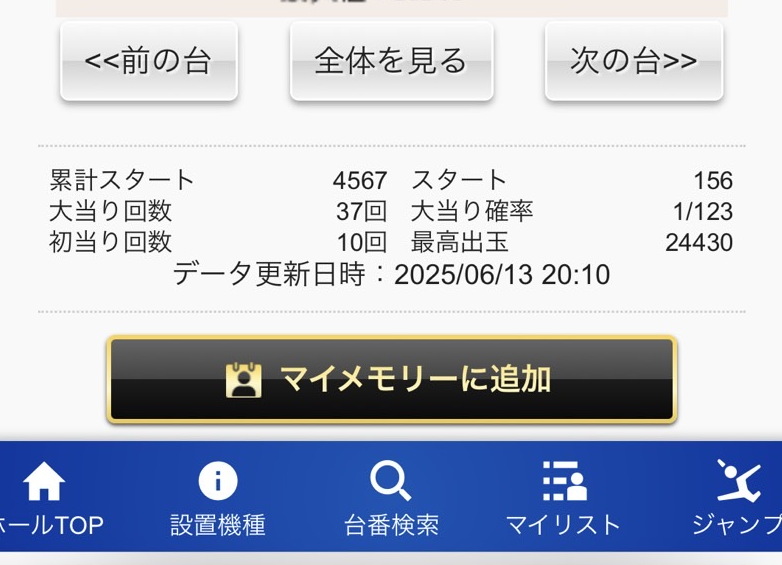
#> input picture debug_stats_region.png, 782 x 565 px
$ python -i refined_graph_cropper.py   (imports and definitions only)
#> lines starting #> are read from the running program, lines starting #| are printed output that depends on the picture; after the words box and inside, x2 and y2 are one past the last pixel; in counts of white or black regions, pixels touching at a corner belong together
#!/usr/bin/env python3
"""
既に切り抜かれた画像からグラフエリアのみを抽出
不要な部分（オレンジバー、ボタン、余白）を除去
"""

import cv2
import numpy as np
import matplotlib.pyplot as plt
from PIL import Image
import os
import json
from datetime import datetime
import pandas as pd

class RefinedGraphCropper:
    """既存の切り抜き画像をさらに精製するクラス"""

    def __init__(self, input_dir="graphs/perfect_pipeline/cropped", output_dir="graphs/refined_graph"):
#> called with input_dir = 'graphs/perfect_pipeline/cropped', output_dir = 'graphs/refined_graph'
        self.input_dir = input_dir
        self.output_dir = output_dir
        self.cropped_dir = os.path.join(output_dir, "cropped")
        self.data_dir = os.path.join(output_dir, "extracted_data")
        self.report_dir = os.path.join(output_dir, "reports")

        # 出力ディレクトリを作成
        for dir_path in [self.output_dir, self.cropped_dir, self.data_dir, self.report_dir]:
            os.makedirs(dir_path, exist_ok=True)

    def refine_crop(self, image_path):
        """既存の切り抜き画像をさらに精製"""
#> called with image_path = 'debug_stats_region.png'
        print(f"\n精製処理: {os.path.basename(image_path)}")

        img = cv2.imread(image_path)
#> img is the input picture: shape (565, 782, 3); mean B, G, R 203.8, 188.1, 181.5
        if img is None:
            print(f"エラー: 画像を読み込めません: {image_path}")
            return None, None

        height, width = img.shape[:2]
        print(f"入力サイズ: {width}x{height}")
#| 入力サイズ: 782x565

        # 1. オレンジバーを除去（上部）
        hsv = cv2.cvtColor(img, cv2.COLOR_BGR2HSV)
#> hsv: shape (565, 782, 3); mean H, S, V 32.4, 43.8, 206.5

        # オレンジ色検出
        orange_mask = cv2.inRange(hsv, np.array([10, 100, 100]), np.array([30, 255, 255]))
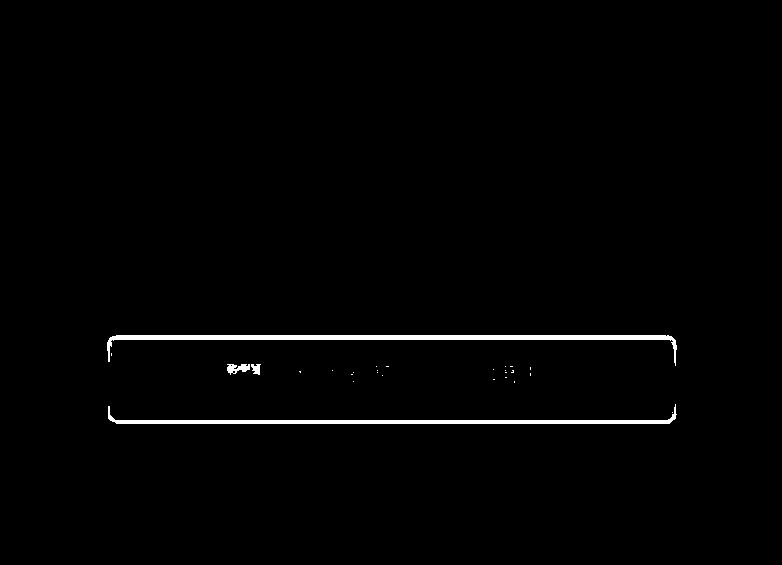
#> orange_mask: shape (565, 782); 1.3% white; 27 white regions (23 under 20 px), largest, box (x1, y1, x2, y2) and area: (107, 335, 677, 366) 2941, (108, 404, 677, 424) 2323, (227, 364, 250, 375) 154, (251, 364, 261, 375) 73

        # オレンジバーの下端を見つける
        orange_bottom = 0
        horizontal_projection = np.sum(orange_mask, axis=1)
#> horizontal_projection = 565 values, max 144330 at index 339, min 0 at index 0, mean 2498.5
        for y in range(height):
            if horizontal_projection[y] > width * 0.5:  # 行の50%以上がオレンジ
                orange_bottom = max(orange_bottom, y)

        if orange_bottom > 0:
            orange_bottom += 5  # 少し余裕を持たせる

        # 2. ボタンエリアを除去（下部）
        gray = cv2.cvtColor(img, cv2.COLOR_BGR2GRAY)
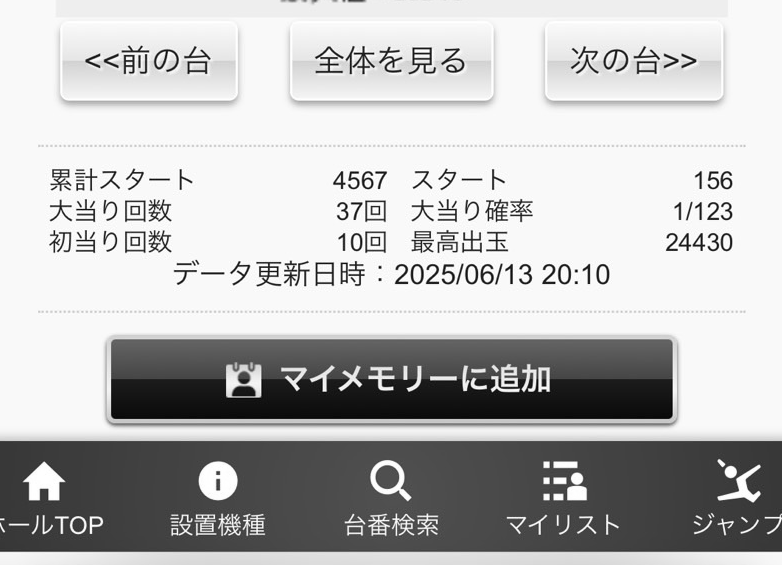
#> gray: shape (565, 782); min 2, max 255, mean 187.9

        # 下から上に向かってボタンを探す
        button_top = height
        for y in range(height-1, height//2, -1):  # 下半分を探索
            row = gray[y, :]
            # ボタンの特徴：明るい値（200以上）が一定幅続く
            bright_pixels = np.sum(row > 200)
            if bright_pixels > width * 0.3:  # 行の30%以上が明るい
                button_top = y - 5  # 少し余裕を持たせる
                break
#> this loop made 1 pass
#> bright_pixels on pass 1: 782

        # 「最大値」テキスト領域も除去対象
        # 下部20%エリアでテキスト領域を探す
        bottom_20_percent = int(height * 0.8)
        if button_top > bottom_20_percent:
            button_top = bottom_20_percent

        # 3. 左右の余白を除去
        # グラフエリア（オレンジバー下からボタン上まで）で分析
        graph_region = img[orange_bottom:button_top, :]

        if graph_region.shape[0] > 10:  # 十分な高さがある場合
            graph_gray = cv2.cvtColor(graph_region, cv2.COLOR_BGR2GRAY)

            # 各列の標準偏差を計算（グラフ線がある部分は変動が大きい）
            col_std = np.std(graph_gray, axis=0)
#> col_std = 782 values, max 87.12 at index 0, min 75.66 at index 373, mean 80.74

            # 閾値設定（平均の30%）
            threshold = np.mean(col_std) * 0.3
#> threshold = 24.22

            # 左端を探す
            left_boundary = 0
            for x in range(width):
                if col_std[x] > threshold:
                    left_boundary = max(0, x - 5)
                    break

            # 右端を探す
            right_boundary = width
            for x in range(width-1, -1, -1):
                if col_std[x] > threshold:
                    right_boundary = min(width, x + 5)
                    break
        else:
            # フォールバック：元の10%マージン
            left_boundary = int(width * 0.05)
            right_boundary = int(width * 0.95)

        # 4. 最終的な切り抜き実行
        final_top = max(0, orange_bottom)
        final_bottom = min(height, button_top)
        final_left = max(0, left_boundary)
        final_right = min(width, right_boundary)

        print(f"精製境界: top={final_top}, bottom={final_bottom}, "
              f"left={final_left}, right={final_right}")
#| 精製境界: top=428, bottom=452, left=0, right=782

        if final_bottom <= final_top or final_right <= final_left:
            print("エラー: 無効な境界")
            return None, None

        refined = img[final_top:final_bottom, final_left:final_right]

        refined_info = {
            'original_size': (width, height),
            'orange_bottom': orange_bottom,
            'button_top': button_top,
            'left_boundary': left_boundary,
            'right_boundary': right_boundary,
            'final_top': final_top,
            'final_bottom': final_bottom,
            'final_left': final_left,
            'final_right': final_right,
            'refined_size': (refined.shape[1], refined.shape[0])
        }

        print(f"精製後サイズ: {refined.shape[1]}x{refined.shape[0]}")
#| 精製後サイズ: 782x24
#> in process_image, `refined, refined_info = self.refine_crop(image_path)`: refined_info = 10 items

        return refined, refined_info

    def extract_graph_data(self, refined_img):
        """精製されたグラフからデータを抽出"""
        if refined_img is None:
            return None, None

        height, width = refined_img.shape[:2]

        # ゼロライン位置を推定（グラフの約60%位置）
        zero_y = int(height * 0.6)

        # HSV変換
        hsv = cv2.cvtColor(refined_img, cv2.COLOR_BGR2HSV)

        # 複数の色範囲でグラフ線を検出
        color_ranges = [
            # ピンク
            ((150, 50, 50), (180, 255, 255)),
            ((140, 30, 100), (170, 255, 255)),
            # 青
            ((100, 50, 50), (130, 255, 255)),
            ((90, 30, 100), (120, 255, 255)),
            # オレンジ/赤
            ((0, 50, 50), (20, 255, 255)),
            ((160, 50, 50), (180, 255, 255)),
        ]

        # 全色の統合マスク
        combined_mask = np.zeros((height, width), dtype=np.uint8)
        color_counts = {}

        for i, (lower, upper) in enumerate(color_ranges):
            mask = cv2.inRange(hsv, np.array(lower), np.array(upper))
            combined_mask = cv2.bitwise_or(combined_mask, mask)
            color_counts[i] = np.sum(mask)
#> after the loop, color_counts = {0: 0, 1: 0, 2: 2392920, 3: 2392920, 4: 0, 5: 0}

        # 最も多い色を判定
        dominant_color_idx = max(color_counts, key=color_counts.get)
#> dominant_color_idx = 2
        if dominant_color_idx < 2:
            graph_color = "pink"
        elif dominant_color_idx < 4:
            graph_color = "blue"
        else:
            graph_color = "orange"

        # ノイズ除去
        kernel = np.ones((3, 3), np.uint8)
        mask_cleaned = cv2.morphologyEx(combined_mask, cv2.MORPH_CLOSE, kernel)
        mask_cleaned = cv2.morphologyEx(mask_cleaned, cv2.MORPH_OPEN, kernel)

        # データポイント抽出
        data_points = []
        for x in range(width):
            column = mask_cleaned[:, x]
            graph_pixels = np.where(column > 0)[0]

            if len(graph_pixels) > 0:
                # 複数のピクセルがある場合は中央値を使用
                y_pixel = int(np.median(graph_pixels))

                # Y座標を実際の値に変換（ゼロライン基準）
                pixels_from_zero = zero_y - y_pixel

                # スケーリング（±30000の範囲）
                if y_pixel < zero_y:
                    # 正の値
                    y_value = pixels_from_zero * (30000 / zero_y)
                else:
                    # 負の値
                    y_value = pixels_from_zero * (30000 / (height - zero_y))

                data_points.append({
                    'x': x,
                    'y_pixel': y_pixel,
                    'y_value': y_value
                })
#> after the loop, data_points = 782 items

        return data_points, graph_color

    def process_image(self, image_path):
        """単一画像を処理"""
        base_name = os.path.splitext(os.path.basename(image_path))[0]
        # _perfectを除去
        if base_name.endswith('_perfect'):
            base_name = base_name[:-8]

        # 1. 精製切り抜き
        refined, refined_info = self.refine_crop(image_path)

        if refined is None:
            return None

        # 精製画像を保存
        refined_path = os.path.join(self.cropped_dir, f"{base_name}_refined.png")
        cv2.imwrite(refined_path, refined)

        # 2. データ抽出
        data_points, graph_color = self.extract_graph_data(refined)
#> data_points = 782 items; graph_color = 'blue'

        if not data_points:
            print("警告: データポイントが検出されませんでした")
            # それでも画像は保存する
            return {
                'file_name': base_name,
                'refined_info': refined_info,
                'graph_color': 'unknown',
                'data_points': 0
            }

        # データをCSVに保存
        df = pd.DataFrame(data_points)
#> df = table of 782 rows and 3 columns
        csv_path = os.path.join(self.data_dir, f"{base_name}_data.csv")
        df.to_csv(csv_path, index=False)

        # 統計情報
        y_values = [p['y_value'] for p in data_points]
#> y_values = 782 values from -9000 to -9000
        stats = {
            'file_name': base_name,
            'refined_info': refined_info,
            'graph_color': graph_color,
            'min_value': min(y_values) if y_values else 0,
            'max_value': max(y_values) if y_values else 0,
            'final_value': y_values[-1] if y_values else 0,
            'mean_value': np.mean(y_values) if y_values else 0,
            'data_points': len(data_points)
        }

        # 可視化
        self.visualize_results(refined, data_points, stats, base_name)

        return stats

    def visualize_results(self, img, data_points, stats, base_name):
        """結果を可視化"""
#> called with img = array of shape (24, 782, 3), base_name = 'debug_stats_region'
        fig, axes = plt.subplots(1, 2, figsize=(12, 5))

        # 1. 精製画像
        axes[0].imshow(cv2.cvtColor(img, cv2.COLOR_BGR2RGB))
        axes[0].set_title(f'Refined Graph ({img.shape[1]}x{img.shape[0]})')
        axes[0].axis('off')

        # 2. 抽出データ
        if data_points:
            x_values = [p['x'] for p in data_points]
#> x_values = 782 values from 0 to 781
            y_values = [p['y_value'] for p in data_points]
#> y_values = 782 values from -9000 to -9000

            color_map = {'pink': 'hotpink', 'blue': 'blue', 'orange': 'orange', 'unknown': 'gray'}
            color = color_map.get(stats['graph_color'], 'gray')
#> color = 'blue'

            axes[1].plot(x_values, y_values, color=color, linewidth=2)
            axes[1].set_title(f'Extracted Data ({stats["graph_color"]})')
            axes[1].set_xlabel('X Position')
            axes[1].set_ylabel('Value')
            axes[1].grid(True, alpha=0.3)
            axes[1].axhline(y=0, color='red', linestyle='--', alpha=0.5)
            axes[1].set_ylim(-35000, 35000)

            # 統計情報
            stats_text = f"Max: {stats['max_value']:.0f}\nFinal: {stats['final_value']:.0f}"
            axes[1].text(0.02, 0.98, stats_text, transform=axes[1].transAxes,
                        verticalalignment='top', bbox=dict(boxstyle='round', facecolor='wheat', alpha=0.5))
        else:
            axes[1].text(0.5, 0.5, 'No Data Points Detected',
                        horizontalalignment='center', verticalalignment='center',
                        transform=axes[1].transAxes, fontsize=16)
            axes[1].set_title('No Data Extracted')

        plt.suptitle(f'Refined Graph Cropper: {base_name}')
        plt.tight_layout()

        viz_path = os.path.join(self.report_dir, f"{base_name}_visualization.png")
        plt.savefig(viz_path, dpi=150, bbox_inches='tight')
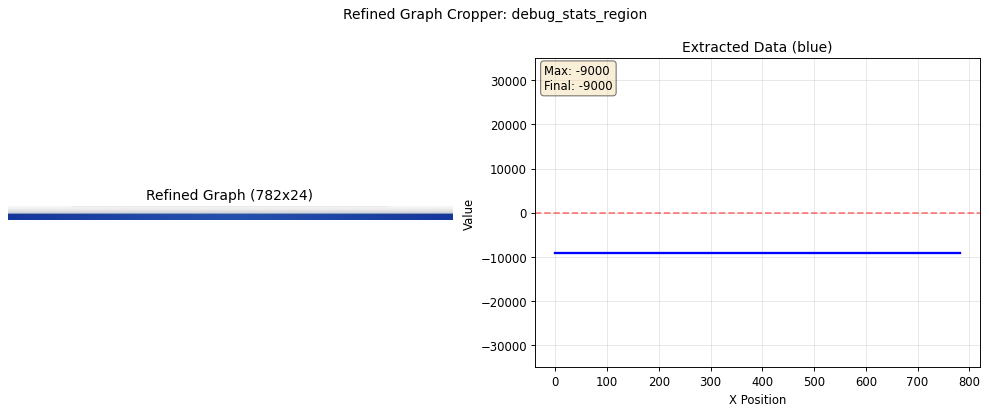
#> figure drawn by matplotlib, 2 panels
        plt.close()

    # [92 lines left out: functions process_all, generate_summary, main, not called in this run]

# [2 lines not run here, left out]

>>> result = RefinedGraphCropper().process_image('debug_stats_region.png')
#> result = 8 items

$ run again, on integrated_analysis_S__78209128.png
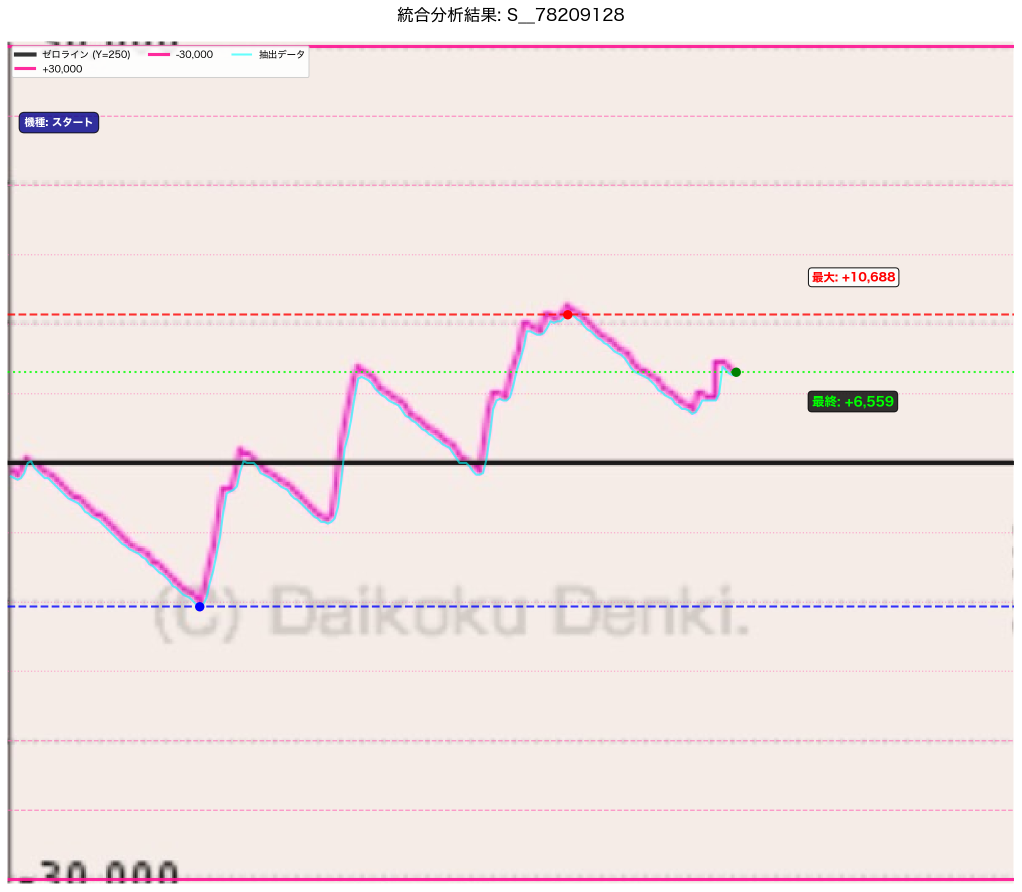
#> input picture integrated_analysis_S__78209128.png, 2043 x 1784 px (shown at 1/2 size)
#> in refine_crop, img is the input picture: shape (1784, 2043, 3); mean B, G, R 228.2, 229.9, 241.1
#| 入力サイズ: 2043x1784
#> orange_mask: shape (1784, 2043); every value is 0
#> horizontal_projection = 1784 values from 0 to 0
#> the loop in refine_crop, `for y in range(height-1, height//2, -1):` made 1 pass
#> bright_pixels on pass 1: 2043
#> col_std = 2043 values, max 49.68 at index 1616, min 0 at index 0, mean 27.06
#> threshold = 8.12
#| 精製境界: top=0, bottom=1427, left=10, right=2032
#| 精製後サイズ: 2022x1427
#> refined_info = 10 items
#> after the loop in extract_graph_data, `for i, (lower, upper) in enumerate(color_ranges):`:
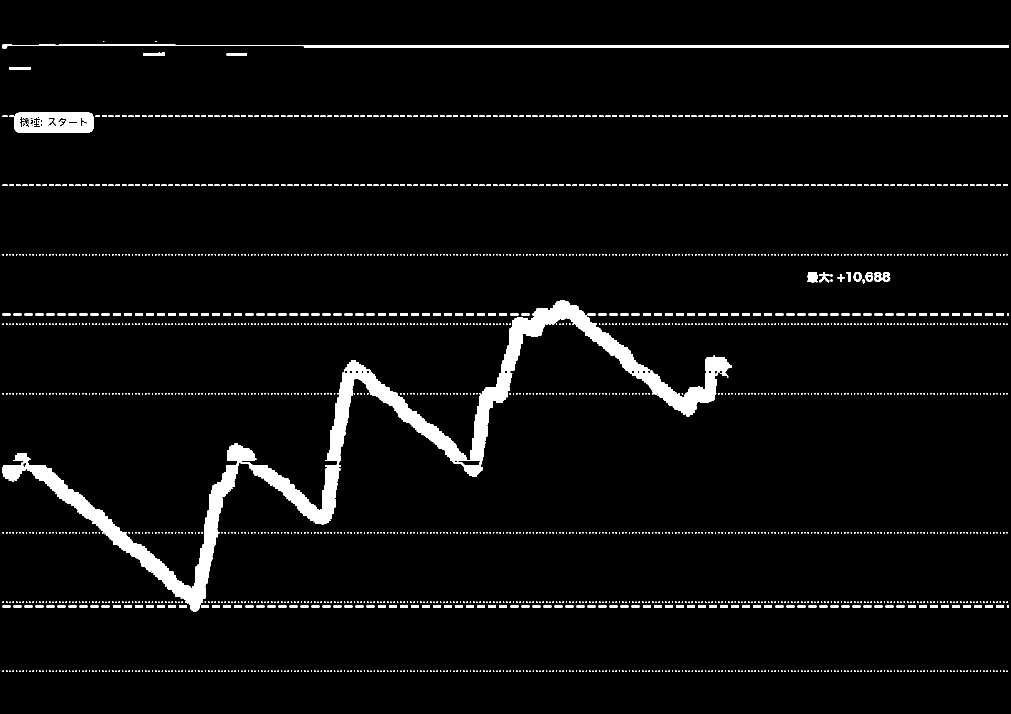
#> combined_mask: shape (1427, 2022) (shown at 1/2 size); 4% white; 2244 white regions (1760 under 20 px), largest, box (x1, y1, x2, y2) and area: (5, 600, 1464, 1223) 66538, (5, 89, 2018, 97) 9406, (29, 225, 187, 265) 5349
#> after the loop in extract_graph_data, `for i, (lower, upper) in enumerate(color_ranges):`: color_counts = {0: 18862860, 1: 21855285, 2: 3129360, 3: 4385235, 4: 1881900, 5: 9105030}
#> dominant_color_idx = 1
#> the loop in extract_graph_data, `for x in range(width):` made 2022 passes
#> (y_pixel, pixels_from_zero, y_value) on passes 6 to 13: (788, 68, 2383.2), (788, 68, 2383.2), (933, -77, -4045.5), (933, -77, -4045.5), (933, -77, -4045.5), (936, -80, -4203.2), (936, -80, -4203.2), (936, -80, -4203.2)
#> after the loop in extract_graph_data, `for x in range(width):`: data_points = 2013 items
#> in process_image, `data_points, graph_color = self.extract_graph_data(refined)`: graph_color = 'pink'
#> df = table of 2013 rows and 3 columns
#> in process_image, `y_values = [p['y_value'] for p in data_points]`: y_values = 2013 values, max 26775.7 at index 1495, min -17810.9 at index 381, mean 3718.4
#> x_values = 2013 values from 5 to 2017
#> color = 'hotpink'
#> in visualize_results, `plt.savefig(viz_path, dpi=150, bbox_inches='tight')`:
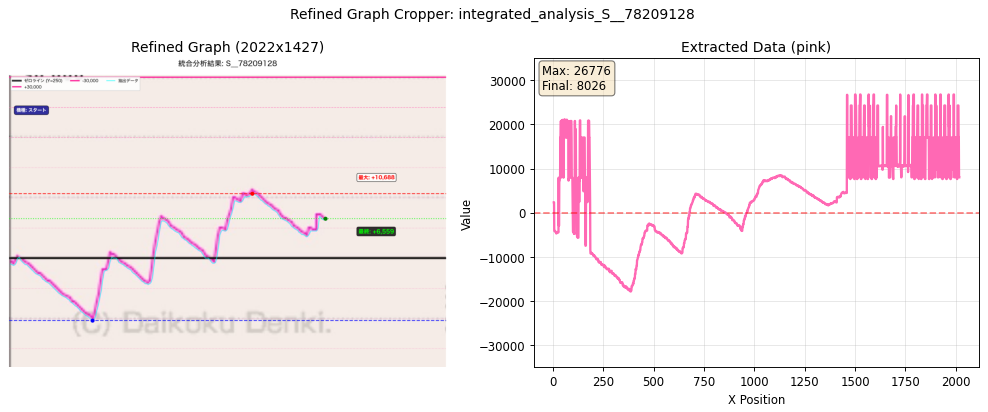
#> figure drawn by matplotlib, 2 panels; panel 2: curve peaks at x = 1500, y = 26775.7
#> result = 8 items
